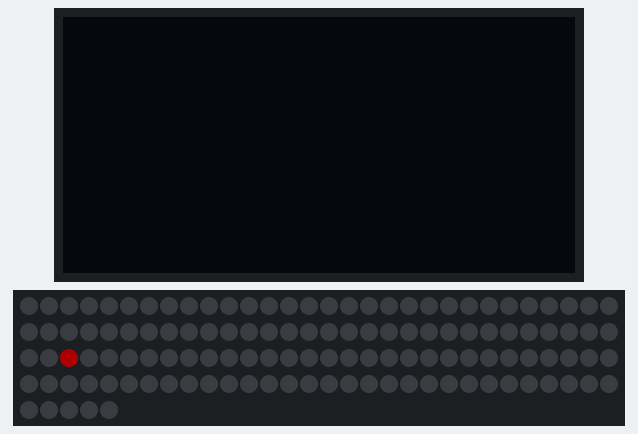
This sketch was run on a simulated ESP32-S3. Parts: 128×64 one-colour display, 125 RGB LEDs in strip order, left to right, continuing on the next row. Dim RGB values are drawn brighter than linear.

Above: at 0.1 s.
At 4.6 s:
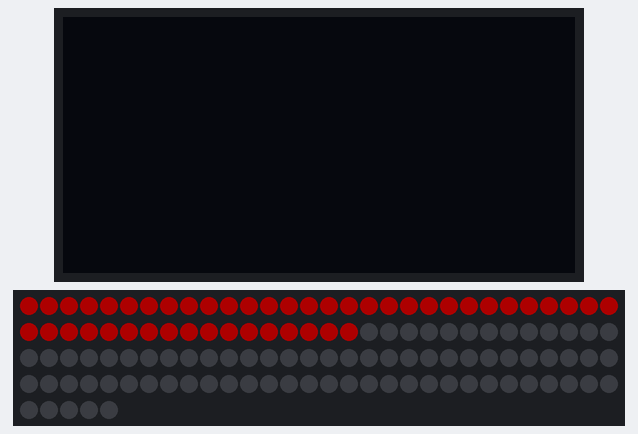
At 8.99 s:
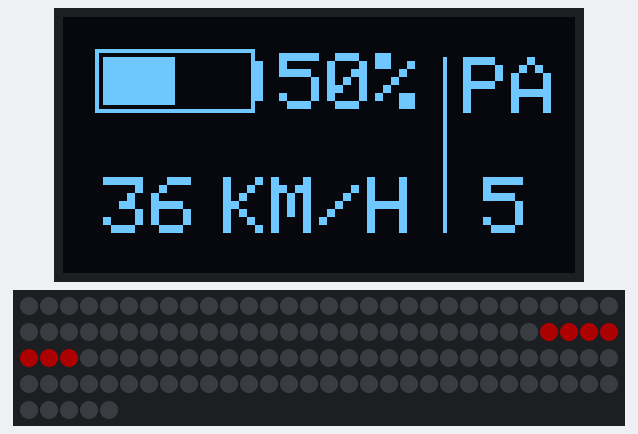
At 16.27 s:
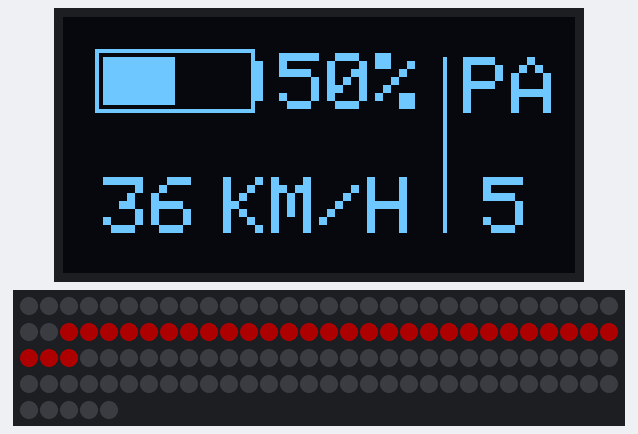
At 23.56 s:
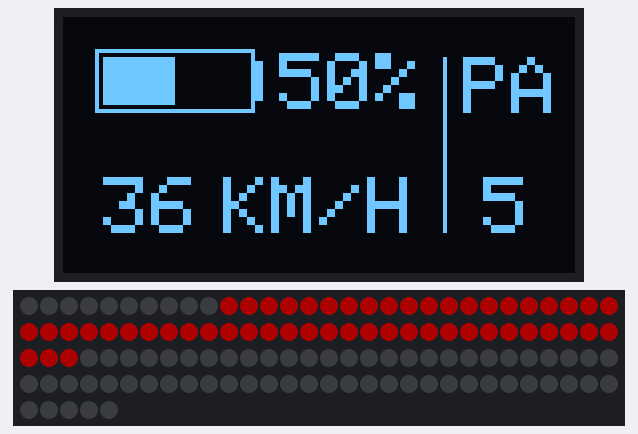
At 39.64 s:
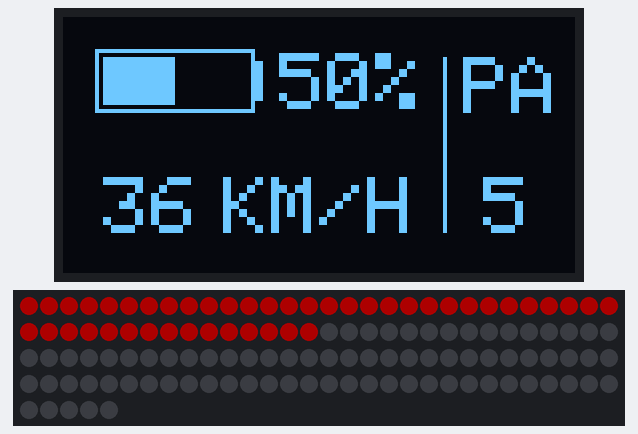

The sketch:

desk-demo.ino
```cpp
/**************************************************************************
  Bakfiets F26 desk demo
  A ready-to-open copy of the 2024 display code (firmware/display-2024/main.cpp).
  The only change: LED_PIN moved from GPIO 9 to GPIO 5, because GPIO 9 is also
  the OLED's I2C clock (SCL). Everything else is the 2024 code, unchanged.
  Board: ESP32-S3 (Tools > Board > ESP32S3 Dev Module). See firmware/README.md.
 **************************************************************************/
/**************************************************************************
  Electrium Mobility Bakfiets display
  Contributers: Patrick He, Kimberley Hoang, Alisa Wu, Saptarshi Bhattacherya
 **************************************************************************/
#include <SPI.h>
#include <Wire.h>
#include <Adafruit_GFX.h>
#include <Adafruit_SSD1306.h>
#include <FastLED.h>

#define FASTLED_ALL_PINS_HARDWARE_SPI
#define FASTLED_ESP32_SPI_BUS HSPI
#define SCREEN_WIDTH 128
#define SCREEN_HEIGHT 64
#define SDA_PIN 10
#define SCL_PIN 9

// Declaration for an SSD1306 display connected to I2C (SDA, SCL pins)
#define OLED_RESET     -1 // Reset pin # (or -1 if sharing Arduino reset pin)
#define SCREEN_ADDRESS 0x3C ///< See datasheet for Address; 0x3D for 128x64, 0x3C for 128x32
Adafruit_SSD1306 display(SCREEN_WIDTH, SCREEN_HEIGHT, &Wire, OLED_RESET);

#define NUMFLAKES     10 // Number of snowflakes in the animation example

#define LOGO_HEIGHT   16
#define LOGO_WIDTH    16

#define LED_PIN     5   // was 9 in 2024, which clashed with SCL_PIN
#define NUM_LEDS    125

CRGB leds[NUM_LEDS];

static const unsigned char PROGMEM logo_bmp[] =
{ 0b00000000, 0b11000000,
  0b00000001, 0b11000000,
  0b00000001, 0b11000000,
  0b00000011, 0b11100000,
  0b11110011, 0b11100000,
  0b11111110, 0b11111000,
  0b01111110, 0b11111111,
  0b00110011, 0b10011111,
  0b00011111, 0b11111100,
  0b00001101, 0b01110000,
  0b00011011, 0b10100000,
  0b00111111, 0b11100000,
  0b00111111, 0b11110000,
  0b01111100, 0b11110000,
  0b01110000, 0b01110000,
  0b00000000, 0b00110000 };

void setup() {
  Serial.begin(9600);
  Wire.begin(SDA_PIN, SCL_PIN);

  // SSD1306_SWITCHCAPVCC = generate display voltage from 3.3V internally
  if(!display.begin(SSD1306_SWITCHCAPVCC, SCREEN_ADDRESS)) {
    Serial.println(F("SSD1306 allocation failed"));
    for(;;); // Don't proceed, loop forever
  }

  // Clear the buffer
  display.clearDisplay();

  FastLED.addLeds<WS2813, LED_PIN, GRB>(leds, NUM_LEDS); // Initialize FastLED
  FastLED.setBrightness(50); // Set the brightness of the LEDs (0-255)

  // Clear all LEDs to off initially
  FastLED.clear();
  FastLED.show();

  loop();
}

void drawBattery(uint8_t percentage) {
  int16_t batteryWidth = 40;
  int16_t batteryHeight = 16;
  int16_t batteryX = SCREEN_WIDTH - batteryWidth - 80; // Position to the right
  int16_t batteryY = 8; // Position at the top

  // Calculate the width of the battery's fill
  int16_t fillWidth = (batteryWidth - 4) * percentage / 100;

  // battery outline
  display.drawRect(batteryX, batteryY, batteryWidth, batteryHeight, SSD1306_WHITE);
  display.fillRect(batteryX + batteryWidth, batteryY + 3, 2, batteryHeight - 6, SSD1306_WHITE);

  // battery fill
  display.fillRect(batteryX + 2, batteryY + 2, fillWidth, batteryHeight - 4, SSD1306_WHITE);

  // battery percent
  display.setTextSize(2);
  display.setTextColor(SSD1306_WHITE);
  display.setCursor(batteryX + batteryWidth + 6, batteryY + 1);
  display.print(percentage);
  display.print('%');
}

// Draw speed in KM/H
void drawSpeed(uint8_t speed) {
  display.setTextSize(2);
  display.setTextColor(SSD1306_WHITE);
  display.setCursor(10, 40);
  display.println(speed);

  display.setTextSize(2);
  display.setTextColor(SSD1306_WHITE);
  display.setCursor(40, 40);
  display.println(F("KM/H"));
}

// Draw Power Assist (PA) level, e.g. 'PA 5'
void drawLevel(uint8_t level) {
  display.setTextSize(2);
  display.setTextColor(SSD1306_WHITE);
  display.setCursor(100, 10);
  display.println(F("PA"));

  display.setTextSize(2);
  display.setTextColor(SSD1306_WHITE);
  display.setCursor(105, 40);
  display.println(level);
}

// LED animation for left turn
void leftTurn() {
  for (int i = NUM_LEDS/2; i < NUM_LEDS; i++) {
    leds[i] = CRGB::Red; FastLED.show(); delay(10);
  }

  for (int i = NUM_LEDS/2; i < NUM_LEDS; i++) {
    leds[i] = CRGB::Black; FastLED.show(); delay(10);
  }
}

// LED animation for right turn
void rightTurn() {
  for (int i = NUM_LEDS/2; i >= 0; i--) {
    leds[i] = CRGB::Red; FastLED.show(); delay(10);
  }
  for (int i = NUM_LEDS/2; i >= 0; i--) {
    leds[i] = CRGB::Black; FastLED.show(); delay(10);
  }
}

void idle() {

}

void loop() {

  // test left turn signal
  rightTurn();
  rightTurn();
  rightTurn();
  rightTurn();
  rightTurn();


  display.clearDisplay();

  // Battery display
  uint8_t batteryLevel = 50;// hard coded for now but will need to figure out how to get the actual battery %
  drawBattery(batteryLevel);

  // Speed
  uint8_t speed = 36;
  drawSpeed(speed);

  // Screen divider
  display.drawLine(95, 10, 95, display.height()-11, SSD1306_WHITE);

  // PA Level
  uint8_t level = 5;
  drawLevel(level);

  display.display();


}
```
